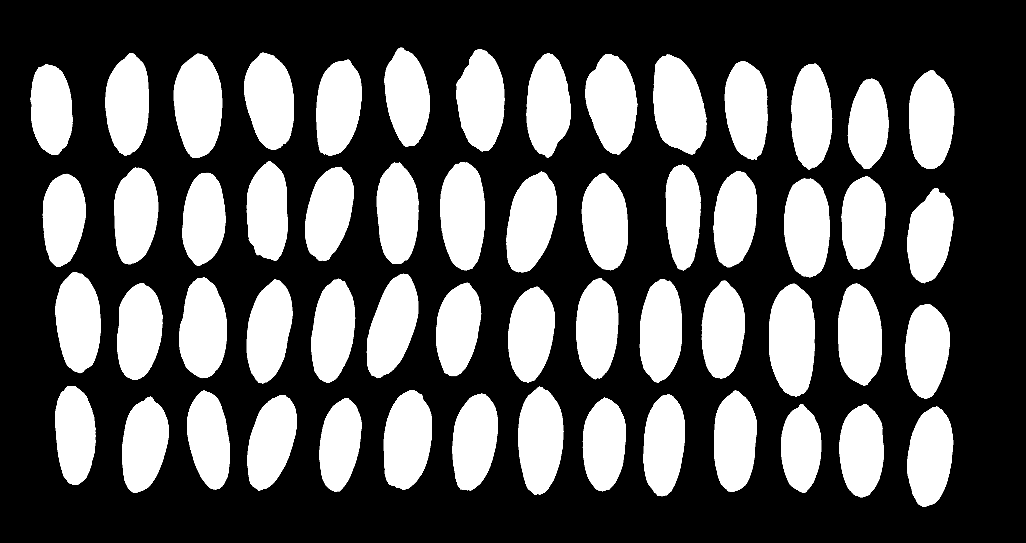
#> input picture Basic level image processing/c13_Object_Properties/img5_Bugday_Binary.png, 1026 x 543 px
$ python K15_13_Nesne_Say.py
#> lines starting #> are read from the running program, lines starting #| are printed output that depends on the picture; after the words box and inside, x2 and y2 are one past the last pixel; in counts of white or black regions, pixels touching at a corner belong together
# -*- coding: utf-8 -*-
"""
Created on Tue Apr 16 09:37:39 2024

@author: muozi
"""


import numpy as np
import cv2

img = cv2.imread('img5_Bugday_Binary.png')
#> img is the input picture: shape (543, 1026, 3); min 0, max 255, mean 88.1

gray = cv2.cvtColor(img, cv2.COLOR_BGR2GRAY)
gray_blurred = cv2.blur(gray, (5, 5))
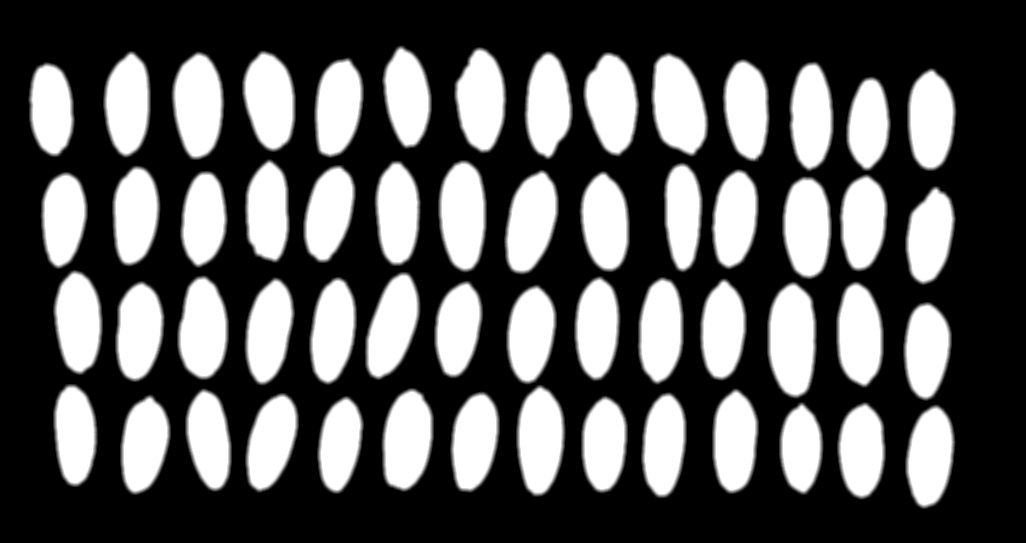
#> gray_blurred: shape (543, 1026); min 0, max 255, mean 88.1
_, thresh = cv2.threshold(gray_blurred, 50, 255, cv2.THRESH_BINARY + cv2.THRESH_OTSU)
#> thresh: shape (543, 1026); 34.6% white; 56 white regions

# Kontur bulma
contours, _ = cv2.findContours(thresh.copy(), cv2.RETR_EXTERNAL, cv2.CHAIN_APPROX_SIMPLE)
#> contours = 56 contours; largest, box (x1, y1, x2, y2) and area: (769, 284, 815, 396) 4112, (653, 54, 707, 155) 3908, (173, 54, 223, 158) 3858, (440, 162, 485, 270) 3803, (585, 54, 638, 155) 3732

# Nesne sayısını al
object_count = len(contours)
#> object_count = 56

# Konturları çizme ve nesne numaralarını yazdırma
img_contours = img.copy()
for i, contour in enumerate(contours):
    cv2.drawContours(img_contours, [contour], -1, (0, 255, 0), 2)
    # Ağırlık merkezini (centroid) bulma
    M = cv2.moments(contour)
    cX = int(M["m10"] / M["m00"])
    cY = int(M["m01"] / M["m00"])
    # Nesne numarasını yazdırma
    cv2.putText(img_contours, str(i+1), (cX, cY), cv2.FONT_HERSHEY_SIMPLEX, 1, (0, 0, 255), 2)
#> this loop made 56 passes
#> (cX, cY) on passes 1 to 12: (929, 456), (861, 450), (800, 448), (603, 443), (339, 443), (143, 444), (270, 441), (663, 444), (474, 440), (734, 441), (208, 439), (406, 439)
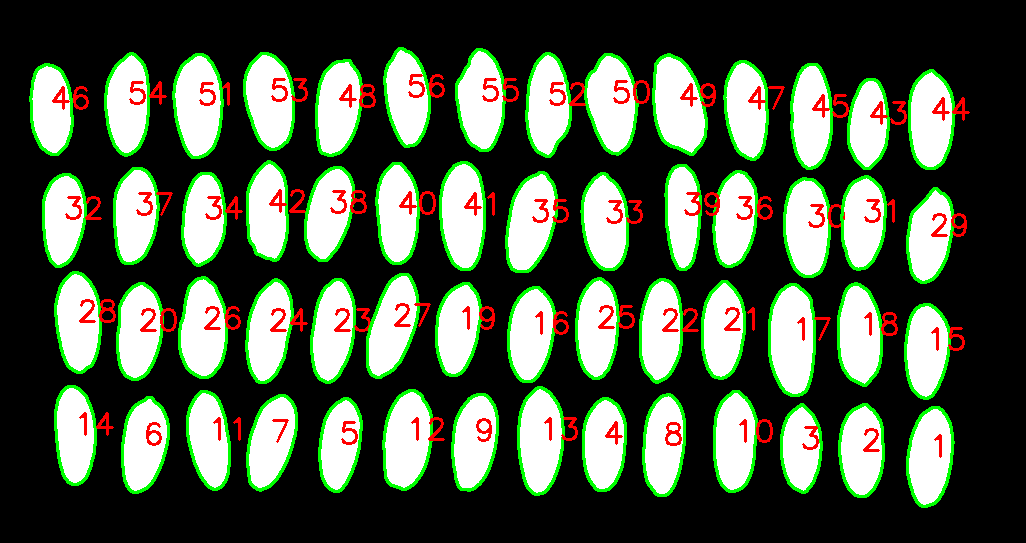
#> img_contours: shape (543, 1026, 3); 10.53% of pixels changed, all inside (x1, y1, x2, y2) = (29, 47, 970, 508)

# Nesne sayısını ekrana yazdır
print("Nesne Sayısı:", object_count)
#| Nesne Sayısı: 56

# Görüntüleri gösterme
cv2.imshow('Original Image', img)
cv2.imshow('Thresholded Image', thresh)
cv2.imshow('Contours', img_contours)

cv2.waitKey(0)
cv2.destroyAllWindows()
